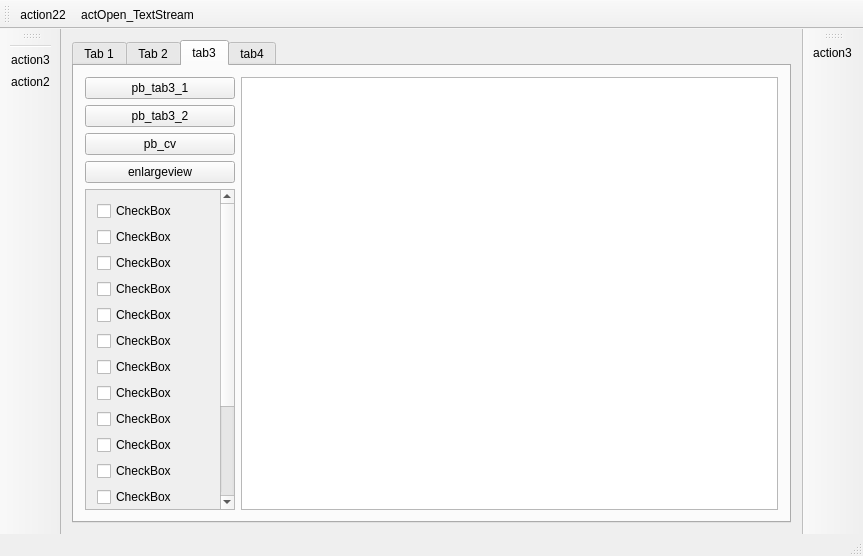
<?xml version="1.0" encoding="UTF-8"?>
<ui version="4.0">
 <class>MainWindow</class>
 <widget class="QMainWindow" name="MainWindow">
  <property name="enabled">
   <bool>true</bool>
  </property>
  <property name="geometry">
   <rect>
    <x>0</x>
    <y>0</y>
    <width>863</width>
    <height>556</height>
   </rect>
  </property>
  <property name="sizePolicy">
   <sizepolicy hsizetype="Expanding" vsizetype="Expanding">
    <horstretch>0</horstretch>
    <verstretch>0</verstretch>
   </sizepolicy>
  </property>
  <property name="minimumSize">
   <size>
    <width>333</width>
    <height>333</height>
   </size>
  </property>
  <property name="font">
   <font>
    <family>Arial</family>
   </font>
  </property>
  <property name="windowTitle">
   <string>MainWindow</string>
  </property>
  <property name="iconSize">
   <size>
    <width>24</width>
    <height>24</height>
   </size>
  </property>
  <widget class="QWidget" name="centralWidget">
   <property name="sizePolicy">
    <sizepolicy hsizetype="Expanding" vsizetype="Expanding">
     <horstretch>0</horstretch>
     <verstretch>0</verstretch>
    </sizepolicy>
   </property>
   <layout class="QGridLayout" name="gridLayout_3">
    <item row="0" column="0">
     <widget class="QTabWidget" name="tabWidget">
      <property name="enabled">
       <bool>true</bool>
      </property>
      <property name="sizePolicy">
       <sizepolicy hsizetype="Expanding" vsizetype="Expanding">
        <horstretch>5</horstretch>
        <verstretch>5</verstretch>
       </sizepolicy>
      </property>
      <property name="minimumSize">
       <size>
        <width>55</width>
        <height>55</height>
       </size>
      </property>
      <property name="tabPosition">
       <enum>QTabWidget::North</enum>
      </property>
      <property name="tabShape">
       <enum>QTabWidget::Rounded</enum>
      </property>
      <property name="currentIndex">
       <number>2</number>
      </property>
      <widget class="QWidget" name="tab">
       <property name="sizePolicy">
        <sizepolicy hsizetype="Expanding" vsizetype="Expanding">
         <horstretch>0</horstretch>
         <verstretch>0</verstretch>
        </sizepolicy>
       </property>
       <attribute name="title">
        <string>Tab 1</string>
       </attribute>
       <layout class="QGridLayout" name="gridLayout_tab">
        <item row="3" column="0">
         <widget class="QPushButton" name="pushButton_2">
          <property name="text">
           <string>connect</string>
          </property>
         </widget>
        </item>
        <item row="9" column="0" colspan="2">
         <widget class="QGroupBox" name="groupBox">
          <property name="minimumSize">
           <size>
            <width>400</width>
            <height>0</height>
           </size>
          </property>
          <property name="maximumSize">
           <size>
            <width>16777215</width>
            <height>300</height>
           </size>
          </property>
          <property name="title">
           <string>GroupBox</string>
          </property>
          <widget class="QLabel" name="label_canopen">
           <property name="geometry">
            <rect>
             <x>20</x>
             <y>40</y>
             <width>191</width>
             <height>16</height>
            </rect>
           </property>
           <property name="text">
            <string>Canstatus</string>
           </property>
          </widget>
          <widget class="QProgressBar" name="progressBar">
           <property name="geometry">
            <rect>
             <x>20</x>
             <y>140</y>
             <width>118</width>
             <height>23</height>
            </rect>
           </property>
           <property name="value">
            <number>24</number>
           </property>
          </widget>
         </widget>
        </item>
        <item row="1" column="1" rowspan="8" colspan="7">
         <widget class="QListWidget" name="listWidget_Data">
          <property name="minimumSize">
           <size>
            <width>0</width>
            <height>150</height>
           </size>
          </property>
         </widget>
        </item>
        <item row="5" column="0">
         <widget class="QPushButton" name="pb_send">
          <property name="text">
           <string>send</string>
          </property>
         </widget>
        </item>
        <item row="9" column="2" colspan="6">
         <widget class="QListWidget" name="listWidget_printzz">
          <property name="sizePolicy">
           <sizepolicy hsizetype="Expanding" vsizetype="Preferred">
            <horstretch>0</horstretch>
            <verstretch>0</verstretch>
           </sizepolicy>
          </property>
          <property name="maximumSize">
           <size>
            <width>16777215</width>
            <height>300</height>
           </size>
          </property>
         </widget>
        </item>
        <item row="1" column="0">
         <widget class="QPushButton" name="pushButton">
          <property name="maximumSize">
           <size>
            <width>110</width>
            <height>16777215</height>
           </size>
          </property>
          <property name="text">
           <string>open</string>
          </property>
         </widget>
        </item>
        <item row="4" column="0">
         <widget class="QPushButton" name="pb_receive">
          <property name="text">
           <string>receive</string>
          </property>
         </widget>
        </item>
        <item row="2" column="0">
         <widget class="QPushButton" name="pb_closecan">
          <property name="text">
           <string>Close</string>
          </property>
         </widget>
        </item>
        <item row="6" column="0">
         <widget class="QPushButton" name="pb_addchart">
          <property name="text">
           <string>pb_addchart</string>
          </property>
         </widget>
        </item>
        <item row="7" column="0">
         <widget class="QPushButton" name="pb_addchart2">
          <property name="text">
           <string>pb_addchart2</string>
          </property>
         </widget>
        </item>
       </layout>
      </widget>
      <widget class="QWidget" name="tab_2">
       <property name="sizePolicy">
        <sizepolicy hsizetype="Expanding" vsizetype="Expanding">
         <horstretch>0</horstretch>
         <verstretch>0</verstretch>
        </sizepolicy>
       </property>
       <attribute name="title">
        <string>Tab 2</string>
       </attribute>
       <layout class="QGridLayout" name="gridLayou_tab2">
        <item row="0" column="0">
         <layout class="QGridLayout" name="grid_tab2">
          <item row="0" column="0">
           <widget class="QPlainTextEdit" name="textEditStream"/>
          </item>
         </layout>
        </item>
       </layout>
      </widget>
      <widget class="QWidget" name="tab_3">
       <property name="sizePolicy">
        <sizepolicy hsizetype="Expanding" vsizetype="Expanding">
         <horstretch>0</horstretch>
         <verstretch>0</verstretch>
        </sizepolicy>
       </property>
       <attribute name="title">
        <string>tab3</string>
       </attribute>
       <layout class="QGridLayout" name="gridLayout">
        <item row="1" column="1">
         <widget class="QPushButton" name="pb_tab3_2">
          <property name="text">
           <string>pb_tab3_2</string>
          </property>
         </widget>
        </item>
        <item row="0" column="1">
         <widget class="QPushButton" name="pb_tab3_1">
          <property name="text">
           <string>pb_tab3_1</string>
          </property>
         </widget>
        </item>
        <item row="2" column="1">
         <widget class="QPushButton" name="pb_cv">
          <property name="text">
           <string>pb_cv</string>
          </property>
         </widget>
        </item>
        <item row="4" column="1" alignment="Qt::AlignRight|Qt::AlignTop">
         <widget class="QScrollArea" name="scrollArea">
          <property name="sizePolicy">
           <sizepolicy hsizetype="Expanding" vsizetype="Expanding">
            <horstretch>0</horstretch>
            <verstretch>5</verstretch>
           </sizepolicy>
          </property>
          <property name="minimumSize">
           <size>
            <width>150</width>
            <height>150</height>
           </size>
          </property>
          <property name="maximumSize">
           <size>
            <width>200</width>
            <height>16777215</height>
           </size>
          </property>
          <property name="widgetResizable">
           <bool>true</bool>
          </property>
          <widget class="QWidget" name="scrollAreaWidgetContents">
           <property name="geometry">
            <rect>
             <x>0</x>
             <y>0</y>
             <width>131</width>
             <height>437</height>
            </rect>
           </property>
           <layout class="QVBoxLayout" name="verticalLayout_2">
            <item alignment="Qt::AlignTop">
             <widget class="QCheckBox" name="checkBox_2">
              <property name="text">
               <string>CheckBox</string>
              </property>
             </widget>
            </item>
            <item>
             <widget class="QCheckBox" name="checkBox_5">
              <property name="text">
               <string>CheckBox</string>
              </property>
             </widget>
            </item>
            <item>
             <widget class="QCheckBox" name="checkBox_12">
              <property name="text">
               <string>CheckBox</string>
              </property>
             </widget>
            </item>
            <item>
             <widget class="QCheckBox" name="checkBox_17">
              <property name="text">
               <string>CheckBox</string>
              </property>
             </widget>
            </item>
            <item>
             <widget class="QCheckBox" name="checkBox_14">
              <property name="text">
               <string>CheckBox</string>
              </property>
             </widget>
            </item>
            <item>
             <widget class="QCheckBox" name="checkBox_16">
              <property name="text">
               <string>CheckBox</string>
              </property>
             </widget>
            </item>
            <item>
             <widget class="QCheckBox" name="checkBox_13">
              <property name="text">
               <string>CheckBox</string>
              </property>
             </widget>
            </item>
            <item>
             <widget class="QCheckBox" name="checkBox_15">
              <property name="text">
               <string>CheckBox</string>
              </property>
             </widget>
            </item>
            <item alignment="Qt::AlignTop">
             <widget class="QCheckBox" name="checkBox_4">
              <property name="text">
               <string>CheckBox</string>
              </property>
             </widget>
            </item>
            <item>
             <widget class="QCheckBox" name="checkBox_11">
              <property name="text">
               <string>CheckBox</string>
              </property>
             </widget>
            </item>
            <item>
             <widget class="QCheckBox" name="checkBox_7">
              <property name="text">
               <string>CheckBox</string>
              </property>
             </widget>
            </item>
            <item>
             <widget class="QCheckBox" name="checkBox_10">
              <property name="text">
               <string>CheckBox</string>
              </property>
             </widget>
            </item>
            <item>
             <widget class="QCheckBox" name="checkBox_9">
              <property name="text">
               <string>CheckBox</string>
              </property>
             </widget>
            </item>
            <item>
             <widget class="QCheckBox" name="checkBox_6">
              <property name="text">
               <string>CheckBox</string>
              </property>
             </widget>
            </item>
            <item>
             <widget class="QCheckBox" name="checkBox_3">
              <property name="text">
               <string>CheckBox</string>
              </property>
             </widget>
            </item>
            <item>
             <widget class="QCheckBox" name="checkBox_8">
              <property name="text">
               <string>CheckBox</string>
              </property>
             </widget>
            </item>
            <item>
             <widget class="QCheckBox" name="checkBox">
              <property name="text">
               <string>CheckBox</string>
              </property>
             </widget>
            </item>
           </layout>
          </widget>
         </widget>
        </item>
        <item row="0" column="2" rowspan="5">
         <widget class="QWChartView" name="gv_tab3"/>
        </item>
        <item row="3" column="1">
         <widget class="QPushButton" name="pb_enlargeview">
          <property name="text">
           <string>enlargeview</string>
          </property>
         </widget>
        </item>
       </layout>
      </widget>
      <widget class="QWidget" name="tab_4">
       <property name="sizePolicy">
        <sizepolicy hsizetype="Expanding" vsizetype="Expanding">
         <horstretch>0</horstretch>
         <verstretch>0</verstretch>
        </sizepolicy>
       </property>
       <attribute name="title">
        <string>tab4</string>
       </attribute>
       <layout class="QGridLayout" name="gridLayout_2"/>
      </widget>
     </widget>
    </item>
   </layout>
  </widget>
  <widget class="QToolBar" name="mainToolBar">
   <property name="allowedAreas">
    <set>Qt::AllToolBarAreas</set>
   </property>
   <property name="floatable">
    <bool>true</bool>
   </property>
   <attribute name="toolBarArea">
    <enum>LeftToolBarArea</enum>
   </attribute>
   <attribute name="toolBarBreak">
    <bool>false</bool>
   </attribute>
   <addaction name="separator"/>
   <addaction name="action3"/>
   <addaction name="action2"/>
  </widget>
  <widget class="QStatusBar" name="statusBar"/>
  <widget class="QToolBar" name="toolBar">
   <property name="windowTitle">
    <string>toolBar</string>
   </property>
   <attribute name="toolBarArea">
    <enum>TopToolBarArea</enum>
   </attribute>
   <attribute name="toolBarBreak">
    <bool>false</bool>
   </attribute>
   <addaction name="action22"/>
   <addaction name="actOpen_TextStream"/>
  </widget>
  <widget class="QToolBar" name="toolBar_2">
   <property name="windowTitle">
    <string>toolBar_2</string>
   </property>
   <attribute name="toolBarArea">
    <enum>RightToolBarArea</enum>
   </attribute>
   <attribute name="toolBarBreak">
    <bool>false</bool>
   </attribute>
   <addaction name="action3"/>
  </widget>
  <action name="action2">
   <property name="text">
    <string>action2</string>
   </property>
  </action>
  <action name="action3">
   <property name="text">
    <string>action3</string>
   </property>
  </action>
  <action name="action22">
   <property name="text">
    <string>action22</string>
   </property>
  </action>
  <action name="actOpen_TextStream">
   <property name="text">
    <string>actOpen_TextStream</string>
   </property>
  </action>
 </widget>
 <layoutdefault spacing="6" margin="11"/>
 <customwidgets>
  <customwidget>
   <class>QWChartView</class>
   <extends>QGraphicsView</extends>
   <header>qwchartview.h</header>
  </customwidget>
 </customwidgets>
 <resources/>
 <connections/>
</ui>
